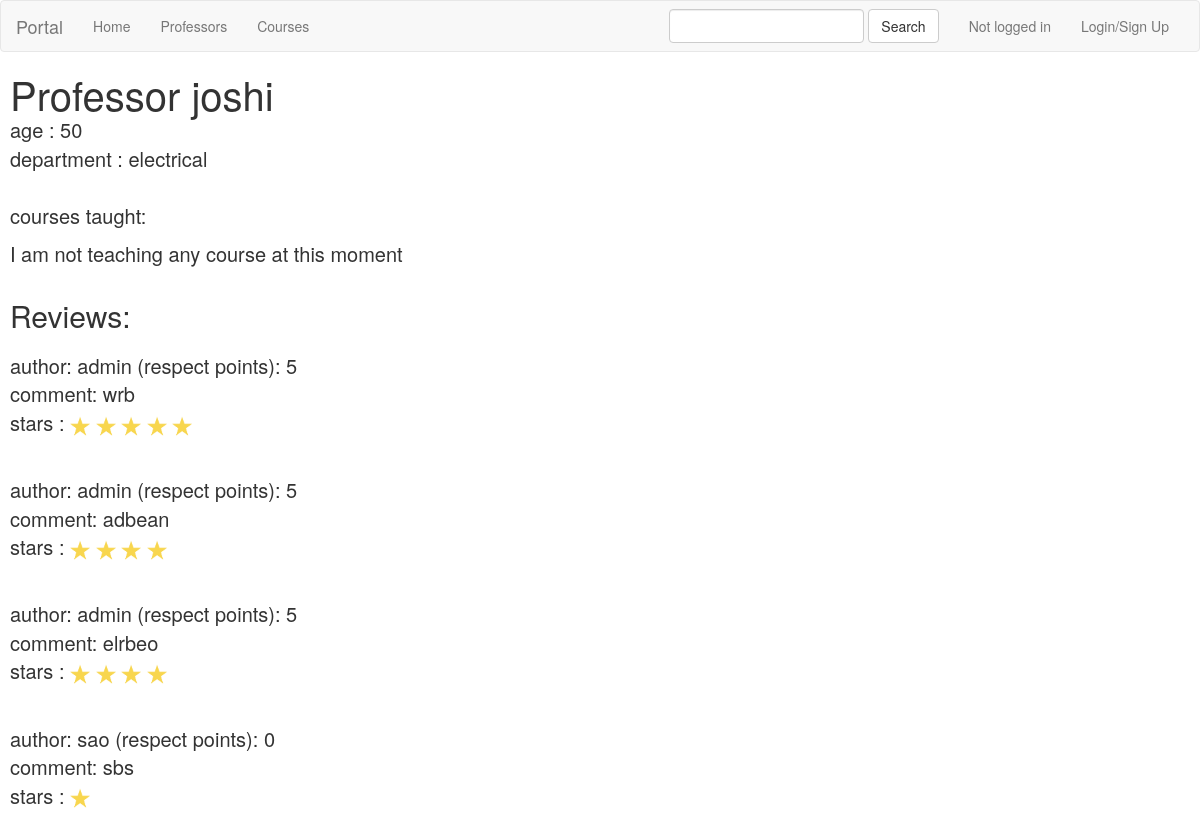
Page /professors/2/ on the earlier database version.
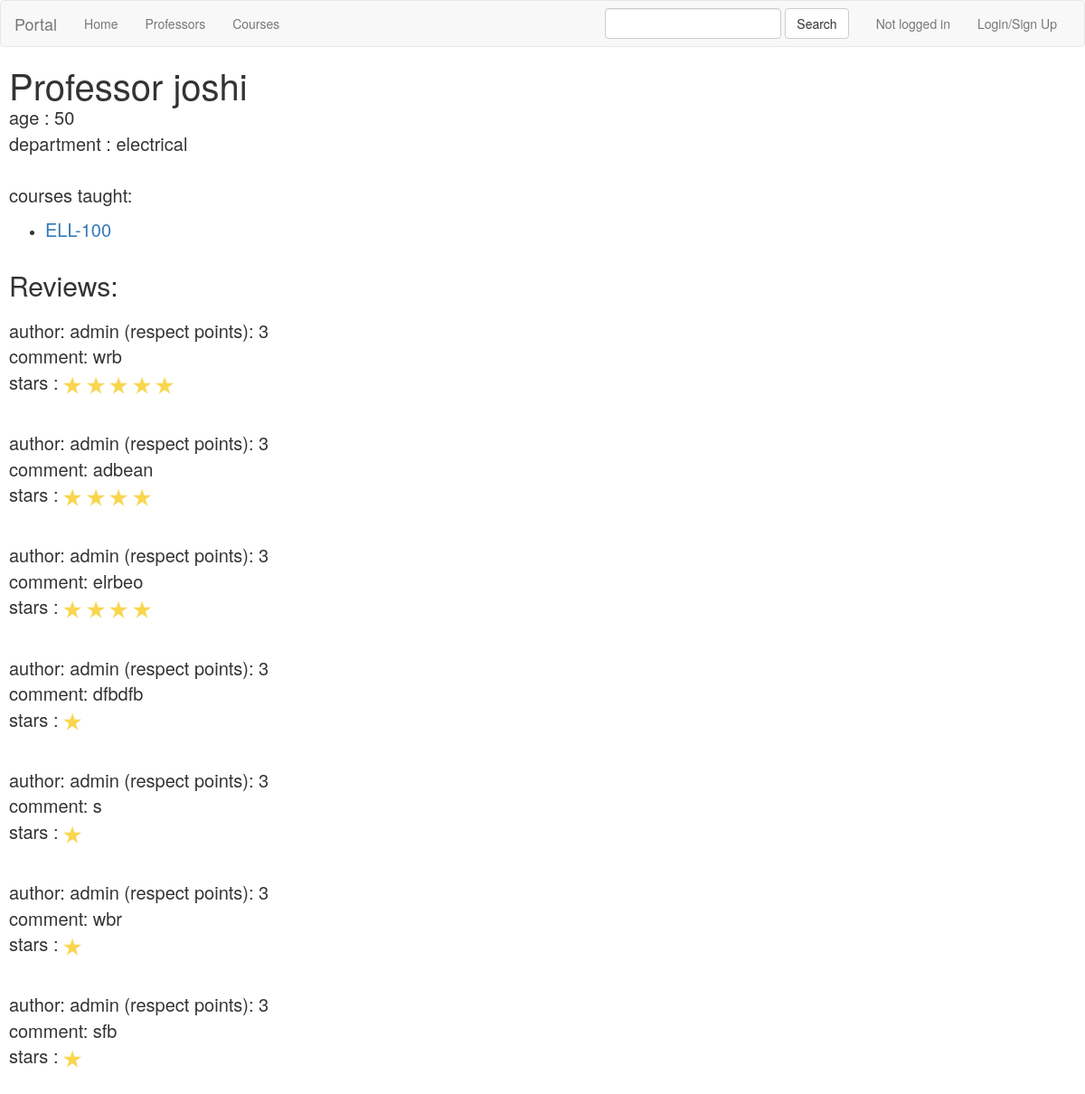
Same page on the later database version.
### professors/models.py (models this page shows, shortened)
class Prof_Rating(Rating):
    datetime = models.DateTimeField(default=datetime.now)
    comment = models.CharField(max_length=1000)
    stars = models.IntegerField(default=1,validators=[MaxValueValidator(5), MinValueValidator(1)])
    professor = models.ForeignKey(Professor, on_delete=models.CASCADE)
    user = models.ForeignKey(User,default=None,on_delete=models.CASCADE)
    postAnonymously = models.BooleanField(default=False)
    liked_by = models.ManyToManyField(User,related_name='all_liked_profrating')
    reported = models.BooleanField(default=False)
    last_reported_time = models.DateTimeField(default=now,blank=True)

### users/models.py (models this page shows)
class UserProfile(models.Model):
    respect_points = models.IntegerField(default=0)
    user = models.OneToOneField(User, on_delete=models.CASCADE)
    is_banned = models.BooleanField(default=False)
    ban_days=models.IntegerField(default=0)
    banned_on=models.DateTimeField(default=now,blank=True)
    indefinite_ban=models.BooleanField(default=False)

### courses/models.py (models this page shows, shortened)
class Course(models.Model):
    name = models.CharField(max_length=100)
    department = models.CharField(max_length=100)
    profs_teaching = models.ManyToManyField(Professor,related_name='all_courses_taught')

### professors/views.py (the view)
# urls.py: url(r'^(?P<pk>[0-9]+)/$', views.DetailView.as_view(), name='detail'),
class DetailView(generic.DetailView):
    model = Professor
    template_name = 'professors/details.html'
    context_object_name = 'prof'

### professors/templates/professors/details.html (shortened to what this page needs)
{% extends 'root/base.html' %}
{% block body %}
{% load static %}
<h1 style="display:inline">Professor {{prof.name}}</h1>
<p>
    age : {{ prof.age}}<br>
    department : {{prof.department}}<br><br>
    courses taught:
</p>
    {% if prof.all_courses_taught.all|length == 0 %}<p>I am not teaching any course at this moment</p>{% endif %}
    <ul>
    {% for course in prof.all_courses_taught.all %}
    <li>
        <a style="font-size:20px" href="{% url 'courses:detail' course.id %}">{{course.name}}</a>
    </li>
    {% endfor %}
    </ul>
    <br>
<h2 style="display:inline">Reviews:</h2>
<br><br>
{% for rating in prof.prof_rating_set.all %}
<div id="{{rating.id}}">
    <p> author:
        {% if not rating.postAnonymously or user.is_superuser %}
            {{ rating.user.username }}
            (respect points): {{rating.user.userprofile.respect_points}}
        {% endif %}
        <br>
        comment: {{ rating.comment }}
        <br>
        stars :
        {% for _ in ''|center:rating.stars %}
            <img id ="star" height="20px" width="20px">
        {% endfor %}<br>
        <br>
    </p>
</div>
{% endfor %}
{% endblock %}

Differences in the rows shown:
removed Prof_Rating: user.username "sao", user.userprofile.respect_points "0", comment "sbs", stars 1 (drawn)
added Course: name "ELL-100"
changed through a linked row, Prof_Rating "wrb": user.userprofile.respect_points "5" → "3"
changed through a linked row, Prof_Rating "adbean": user.userprofile.respect_points "5" → "3"
changed through a linked row, Prof_Rating "elrbeo": user.userprofile.respect_points "5" → "3"
added Prof_Rating: user.username "admin", user.userprofile.respect_points "3", comment "dfbdfb", stars 1 (drawn)
added Prof_Rating: user.username "admin", user.userprofile.respect_points "3", comment "s", stars 1 (drawn)
added Prof_Rating: user.username "admin", user.userprofile.respect_points "3", comment "wbr", stars 1 (drawn)
added Prof_Rating: user.username "admin", user.userprofile.respect_points "3", comment "sfb", stars 1 (drawn)
Other differences:
text no longer shown: "I am not teaching any course at this moment"
